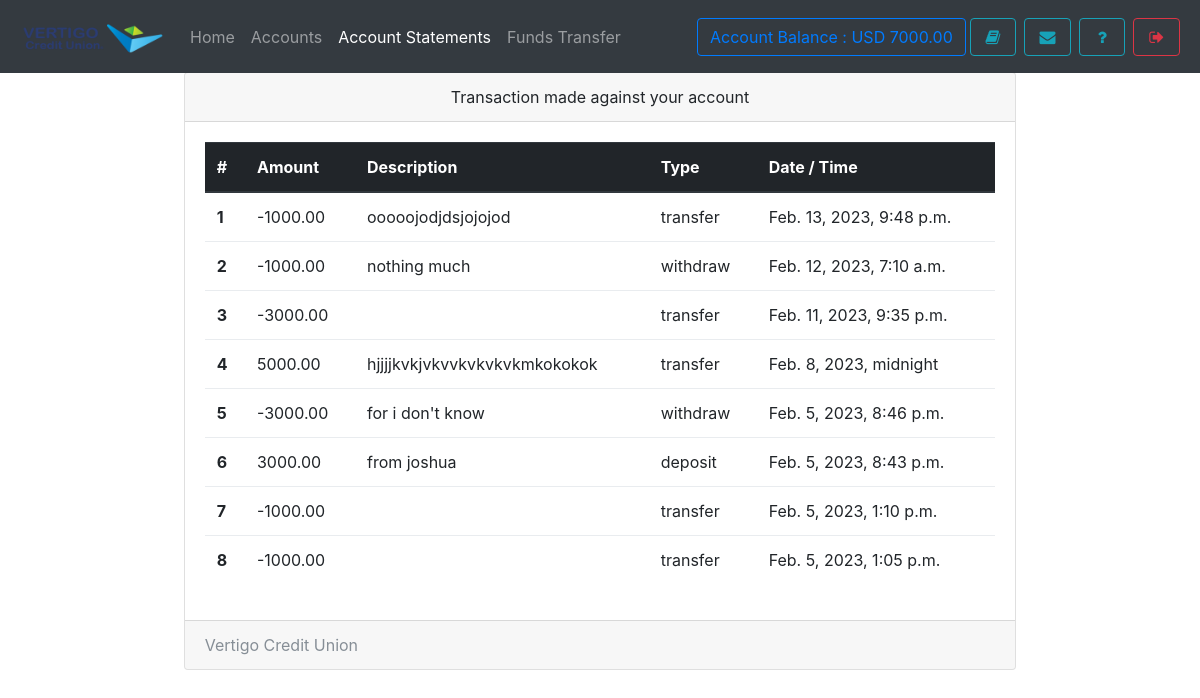
The app's page /user/statement (signed in) with its own data.
### core/models.py (models this page shows, shortened)
class User(AbstractUser):
    username = None
    email = models.EmailField(
        _('Email'),
        max_length=150,
        unique=True,
        help_text=_('Required. 150 characters or fewer. Letters, digits and @/./+/-/_ only.'),
        error_messages={
            'unique': _("A user with that email already exists."),
        },
    )
    objects = BaseManager()
    USERNAME_FIELD = 'email'
    REQUIRED_FIELDS = []
    choices = (('user','user'),('cashier','cashier'),('manager','manager'))
    usertype = models.CharField(max_length = 10, default = "user")

class Account(models.Model):
    user = models.OneToOneField(User,on_delete= models.CASCADE)
    account_number = models.CharField(max_length = 10,unique = True,validators=[numeric_validation])
    balance = models.BigIntegerField()
    branch  = models.ForeignKey(Branch,null = True,blank=True,on_delete=models.SET_NULL)
    account_type = models.CharField(max_length = 10, choices = (('current','current'),('savings','savings')),default = "savings")
    first_name = models.CharField(max_length = 256)
    middle_name = models.CharField(max_length = 256, blank = True)
    last_name = models.CharField(max_length = 256)
    dob = models.DateField(blank=True,null = True)
    gender = models.CharField(max_length= 2, choices=(('m',"male"),('f',"female")), blank=True)
    city = models.CharField(max_length= 20, blank=True)
    religion = models.CharField(max_length= 20, blank=True)
    marital_status = models.CharField(max_length= 2, choices=(('s',"Single"),('m',"Married")), blank=True)
    address = models.CharField(max_length= 40, blank=True)
    contact = models.CharField(max_length=12,blank=True, validators=[numeric_validation])
    means_of_id = models.CharField(max_length = 10, choices = (('nid','national id card'),('dl','driver licence'),('vc','Voters Card'),
    ('ip','International Passport')), blank=True)
    id_number = models.CharField(max_length= 20, blank=True)
    id_expiry_date = models.DateField(blank=True,auto_now_add=False,null=True)
    next_of_kin_title = models.CharField(max_length= 256, blank=True)
    next_of_kin_name = models.CharField(max_length= 256, blank=True)
    next_of_kin_email = models.EmailField(blank=True)
    next_of_kin_dob = models.DateField(blank=True, auto_now_add=False,null=True)
    next_of_kin_contact = models.CharField(max_length= 12, blank=True)
    date_created = models.DateTimeField(auto_now_add = True)

class Transfer(models.Model):
    sent_from = models.ForeignKey(Account,related_name = "transfers", null = True, blank = True,on_delete=models.CASCADE)
    sent_to = models.ForeignKey(Account,related_name = "receives",null = True, blank = True,on_delete=models.CASCADE)
    account_number = models.CharField(max_length = 12, null= True, blank=True)
    description = models.CharField(max_length=200, blank = True)
    amount = models.BigIntegerField()
    date_created =models.DateTimeField(default=timezone.now)

class Withdraw(models.Model):
    amount = models.BigIntegerField()
    account = models.ForeignKey(Account,on_delete=models.CASCADE)
    description = models.CharField(max_length=200,blank=True)
    status = models.CharField(max_length=10, choices=(("pending","pending"),("success","success")),default="pending")
    date_created = models.DateTimeField(default=timezone.now)
    def get_type(self):
        return "withdraw"
    class Meta:
        ordering= ("status","date_created")

class Deposit(models.Model):
    amount = models.PositiveBigIntegerField()
    account = models.ForeignKey(Account,on_delete=models.CASCADE)
    description = models.CharField(max_length=200, blank = True)
    status = models.CharField(max_length=10, choices=(("pending","pending"),("success","success")),default="pending")
    date_created = models.DateTimeField(default=timezone.now)
    class Meta:
        ordering= ("status","date_created")
    def get_type(self):
        return "deposit"

### core/views.py (the view)
# urls.py: path('user/statement',UserStatementView.as_view(),name = "user-statement"),
class UserStatementView(UserRequiredMixin,ListView):
    template_name = "user/statement.html"
    def get_queryset(self):
        withdraw_list = Withdraw.objects.filter(account = self.request.user.account)
        deposit_list = Deposit.objects.filter(account = self.request.user.account)
        transfer_list = Transfer.objects.filter(Q(sent_from = self.request.user.account)|Q(sent_to = self.request.user.account))
        result_list = list(sorted(chain(withdraw_list,deposit_list, transfer_list),key=lambda instance: instance.date_created, reverse=True))
        return result_list

### core/views.py (called while the page is built)
    def test_func(self):
        return self.request.user.is_staff or self.request.user.usertype == "user"

### core/templates/user/statement.html (shortened to what this page needs)
{% extends 'user/user-base.html' %}
{% block content %}
<div class="container">
    <div class="card responsive-width  mx-auto">
    <div class="card-header text-center">
      Transaction made against your account
    </div>
    <div class="card-body overflow-auto">
      <div id="list-group rounded-0">
        <table class="table">
          <thead class="thead-dark">
            <tr>
              <th scope="col">#</th>
              <th scope="col">Amount</th>
              <th scope="col">Description</th>
              <th scope="col">Type</th>
              <th scope="col">Date / Time</th>
            </tr>
          </thead>
          <tbody>
            {% for obj in object_list %}
            <tr>
              <th scope="row">{{forloop.counter}}</th>
              <td>{% if obj.sent_from.user == request.user or obj.get_type == "withdraw" %}-{% endif %}{{obj.amount}}.00</td>
              <td>{{obj.description}}</td>
              <td>{{obj.get_type|default:"transfer"}}</td>
              <td>{{obj.date_created}}</td>
            </tr>
            {% empty %}
            <div class='text-center'><small class='text-muted'><i>No Transaction has been made yet.</i></small></div>
          {% endfor %}
          </tbody>
        </table>
      </div>
    </div>
    <div class="card-footer text-muted">
     {{request.bankname}}
    </div>
  </div>
{% endblock %}

### core/templates/user/user-base.html (shortened to what this page needs)
{% extends 'base.html' %}
{% load static %}
{% block body %}
<div style="background-size: 100%" class="bg-gradient-seconday">
<nav class="navbar navbar-expand-lg navbar-dark bg-dark fixed-top">
 <a class="navbar-brand" href="{% url 'manager-index' %}">
    <img src="{% static 'themes/custom/vacu/logo.png' %}" style="object-fit:cover;object-position:center center; width: 150px;" class="d-inline-block align-top" alt="">
  </a>
  <div class="collapse navbar-collapse" id="navbarSupportedContent">
    <ul class="navbar-nav mr-auto">
      <li class="nav-item ">
        <a class="nav-link {% if request.path == '/user' %}active{% endif %}" href="{% url 'user-index' %}">Home <span class="sr-only">(current)</span></a>
      </li>
      <li class="nav-item {% if request.path == '/user/account' %}active{% endif %}">  <a class="nav-link" href="{% url 'user-account' %}">Accounts</a></li>
      <li class="nav-item {% if request.path == '/user/statement' %}active{% endif %}">  <a class="nav-link" href="{% url 'user-statement' %}">Account Statements</a></li>
      <li class="nav-item {% if request.path == '/user/transfer' %}active{% endif %}">  <a class="nav-link" href="{% url 'user-transfer' %}">Funds Transfer</a></li>
    </ul>
    <form class="form-inline my-2 my-lg-0">
        <a href="javascript:void(0)" class="btn btn-outline-primary margin-bottom-mobile" data-toggle="tooltip" title="Your current Account Balance">Account Balance : USD {{request.user.account.balance}}.00</a>
        <a href="{% url 'user-account' %}" data-toggle="tooltip" title="Account Summary" class="btn btn-outline-info mx-1" ><i class="fa fa-book fa-fw"></i></a>
        <a href="{% url 'user-notification' %}" data-toggle="tooltip" title="View Notice" class="btn btn-outline-info mx-1" ><i class="fa fa-envelope fa-fw"></i></a>
        <a href="{% url 'user-feedback' %}" data-toggle="tooltip" title="Help?" class="btn btn-outline-info mx-1" ><i class="fa fa-question fa-fw"></i></a>
        <a href="{% url 'user-logout' %}" data-toggle="tooltip" title="Logout" class="btn btn-outline-danger mx-1" ><i class="fa fa-sign-out fa-fw"></i></a>
    </form>
  </div>
</nav><br><br><br>
{% block content %}
{% endblock %}
</div>
{% endblock %}

### core/static/css/custom.css (style rules this page uses)
.responsive-width { width: 75%; }
.overflow-auto { overflow-x: auto; }

### records on screen
User: user.account.balance "7000"
Transfer: amount "1000", description "ooooojodjdsjojojod", get_type "transfer", date_created "Feb. 13, 2023, 9:48 p.m."
Withdraw: amount "1000", description "nothing much", get_type "withdraw", date_created "Feb. 12, 2023, 7:10 a.m."
Transfer: amount "3000", get_type "transfer", date_created "Feb. 11, 2023, 9:35 p.m."
Transfer: amount "5000", description "hjjjjkvkjvkvvkvkvkvkmkokokok", get_type "transfer", date_created "Feb. 8, 2023, midnight"
Withdraw: amount "3000", description "for i don't know", get_type "withdraw", date_created "Feb. 5, 2023, 8:46 p.m."
Deposit: amount "3000", description "from joshua", get_type "deposit", date_created "Feb. 5, 2023, 8:43 p.m."
Transfer: amount "1000", get_type "transfer", date_created "Feb. 5, 2023, 1:10 p.m."
Transfer: amount "1000", get_type "transfer", date_created "Feb. 5, 2023, 1:05 p.m."

### other values on screen
{{ request.bankname }} "Vertigo Credit Union"
